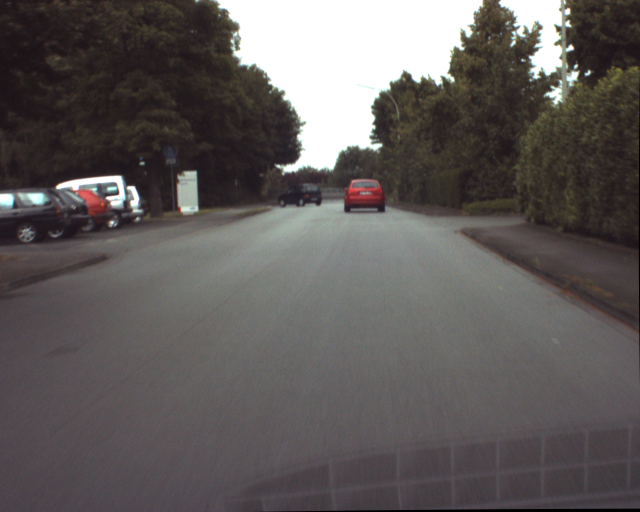
%> input picture ur_c_s_03a_01_L_0376.png, 1280 x 1024 px (shown at 1/2 size)
$ octave main.m   (GNU Octave 9; MATLAB toolbox functions it lacks are replaced by stand-ins)
%> lines starting %> are read from the running program, lines starting %| are printed output that depends on the picture
%Read all images
img_1=im2gray(imread('ur_c_s_03a_01_L_0376.png'));
%> img_1: size 1024x1280 uint8; min 0, max 255, mean 92.1
img_2=im2gray(imread('ur_c_s_03a_01_L_0377.png'));
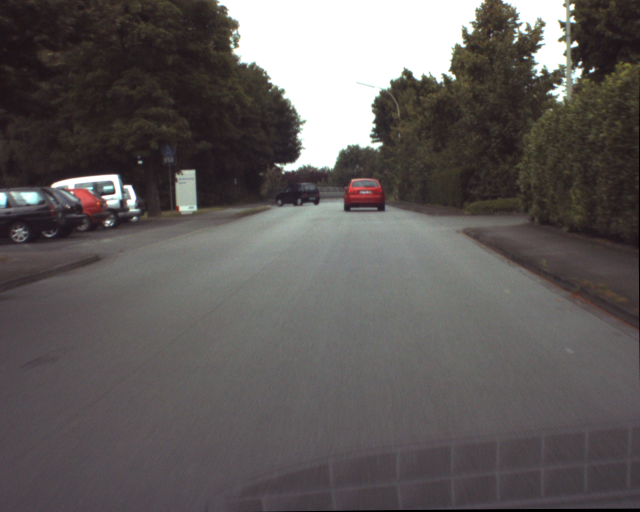
%> input picture ur_c_s_03a_01_L_0377.png, 1280 x 1024 px (shown at 1/2 size)
%> img_2: size 1024x1280 uint8; min 0, max 255, mean 92.2
img_3=im2gray(imread('ur_c_s_03a_01_L_0378.png'));
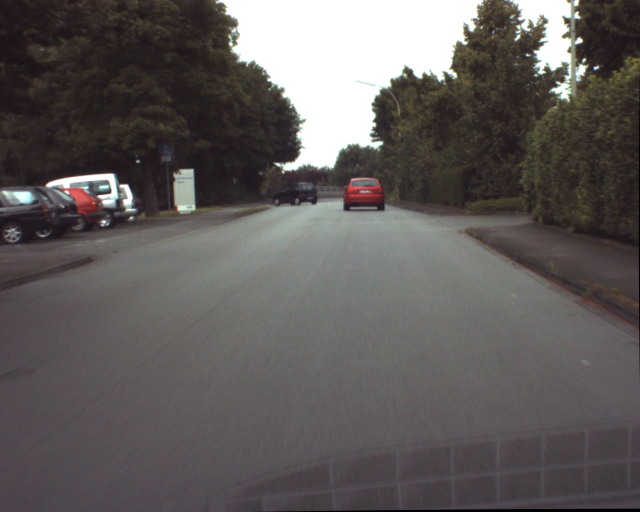
%> input picture ur_c_s_03a_01_L_0378.png, 1280 x 1024 px (shown at 1/2 size)
%> img_3: size 1024x1280 uint8; min 0, max 255, mean 92.4
img_4=im2gray(imread('ur_c_s_03a_01_L_0379.png'));
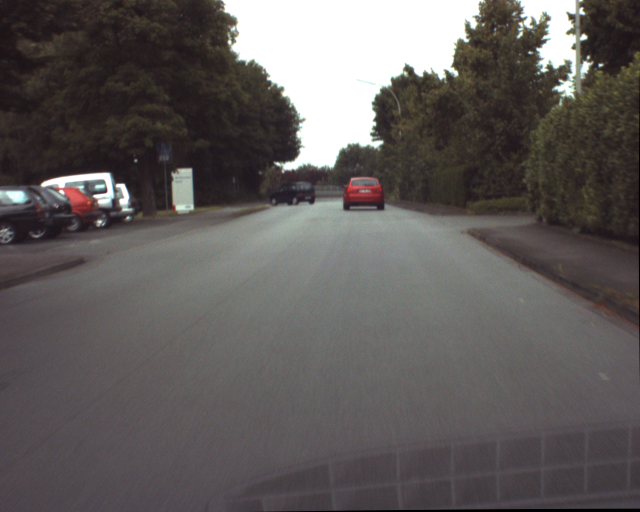
%> input picture ur_c_s_03a_01_L_0379.png, 1280 x 1024 px (shown at 1/2 size)
%> img_4: size 1024x1280 uint8; min 0, max 255, mean 92.7
img_5=im2gray(imread('ur_c_s_03a_01_L_0380.png'));
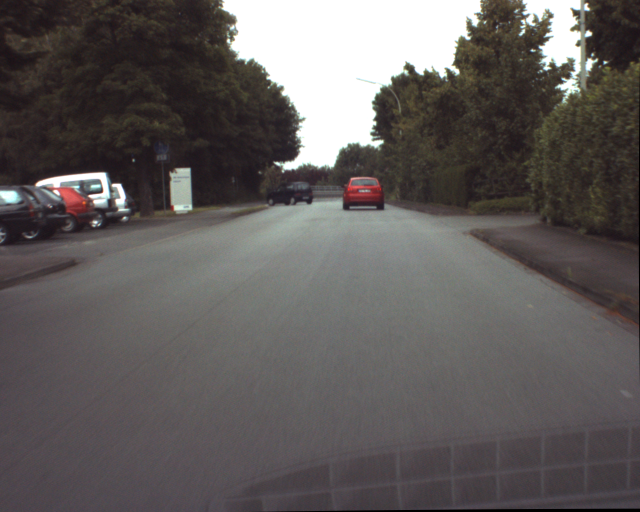
%> input picture ur_c_s_03a_01_L_0380.png, 1280 x 1024 px (shown at 1/2 size)
%> img_5: size 1024x1280 uint8; min 0, max 255, mean 93
img_6=im2gray(imread('ur_c_s_03a_01_L_0381.png'));
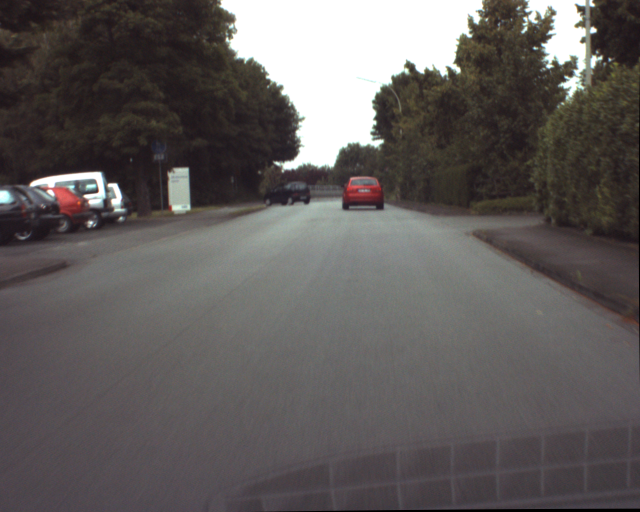
%> input picture ur_c_s_03a_01_L_0381.png, 1280 x 1024 px (shown at 1/2 size)
%> img_6: size 1024x1280 uint8; min 0, max 255, mean 93.2
%> (the run ends here)
